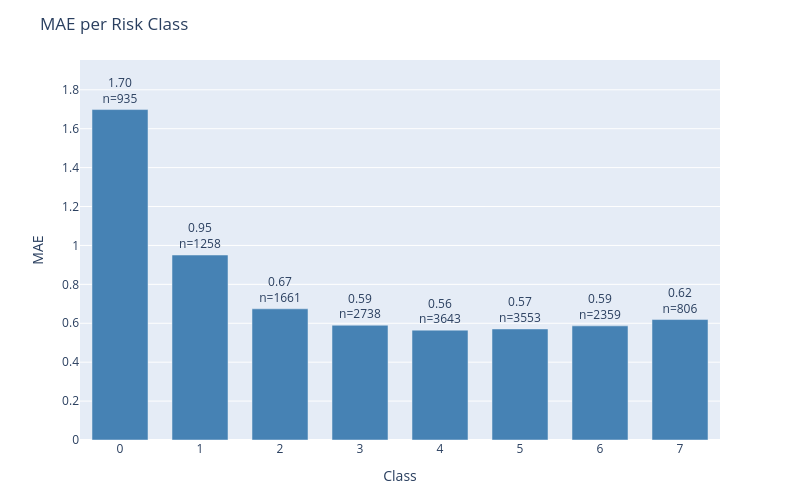

The code cell stored with this chart in its notebook:
### Code cell
plot_error_by_group(
    df=results_test,
    y_true_col='actual',
    y_pred_col='prediction',
    group_by='class',
    metric='mae',
    title='MAE per Risk Class'
)

### Figure 1 — Plotly figure (JSON) as saved in the notebook; plotly's stock layout.template omitted (floating-point values rounded to 4 significant figures)
{"data": [{"marker": {"color": "steelblue"}, "text": ["1.70<br>n=935", "0.95<br>n=1258", "0.67<br>n=1661", "0.59<br>n=2738", "0.56<br>n=3643", "0.57<br>n=3553", "0.59<br>n=2359", "0.62<br>n=806"], "textposition": "outside", "type": "bar", "x": ["0", "1", "2", "3", "4", "5", "6", "7"], "y": [1.698, 0.9507, 0.6743, 0.5898, 0.5646, 0.5708, 0.5867, 0.6191]}], "layout": {"bargap": 0.3, "height": 500, "margin": {"b": 60, "t": 60}, "title": {"text": "MAE per Risk Class"}, "uniformtext": {"minsize": 8, "mode": "hide"}, "width": 800, "xaxis": {"title": {"text": "Class"}}, "yaxis": {"range": [0, 1.953], "title": {"text": "MAE"}}}}
